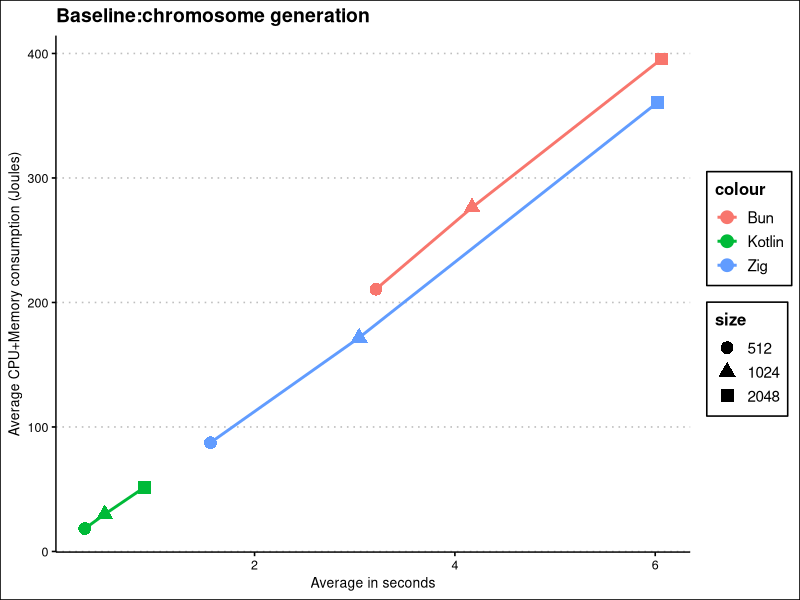
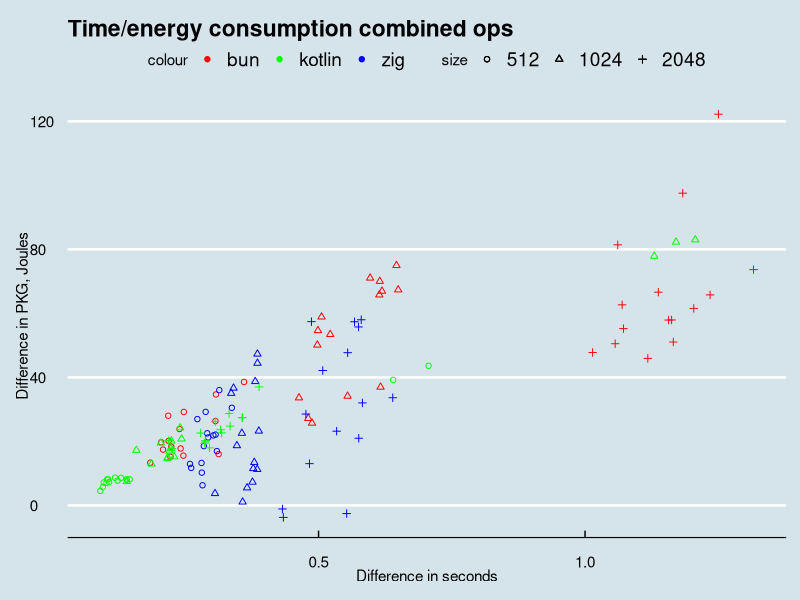
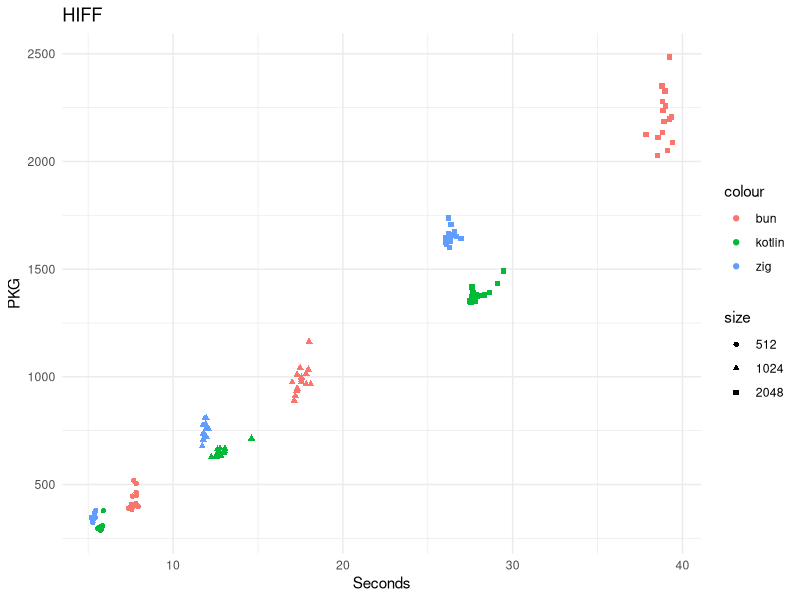
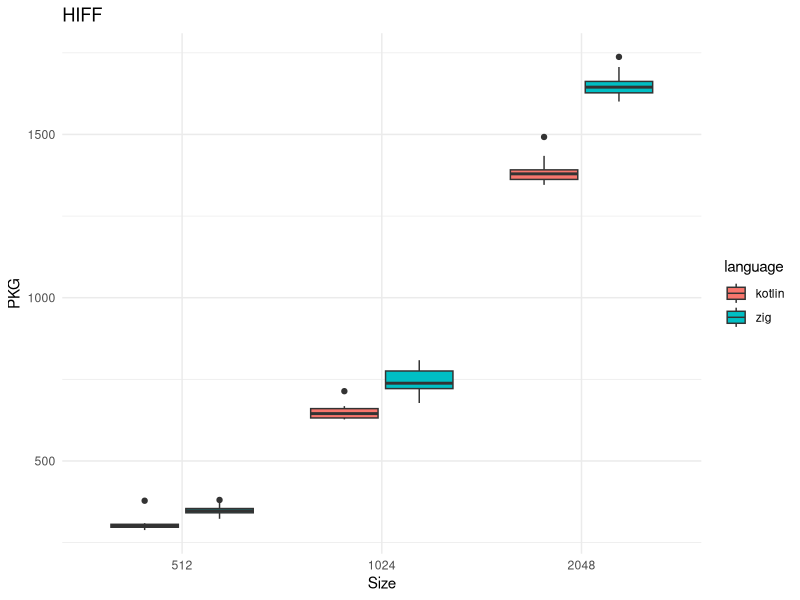
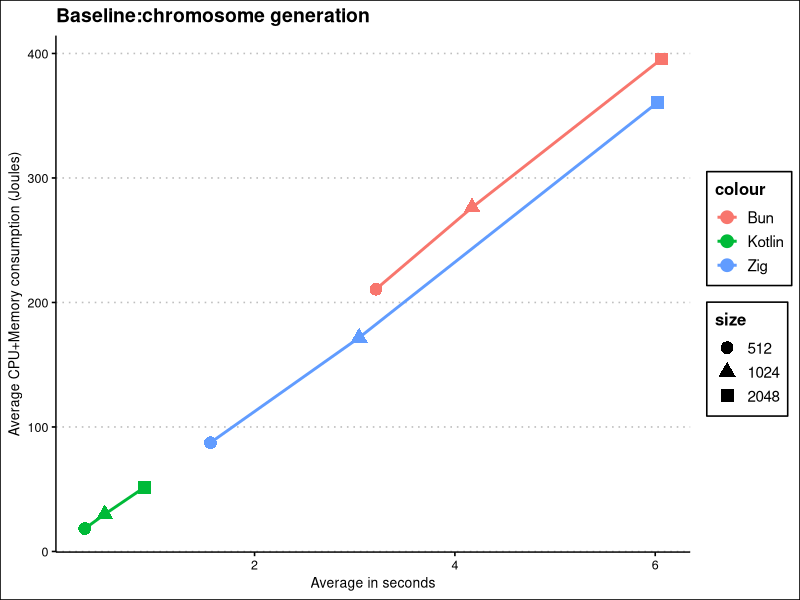
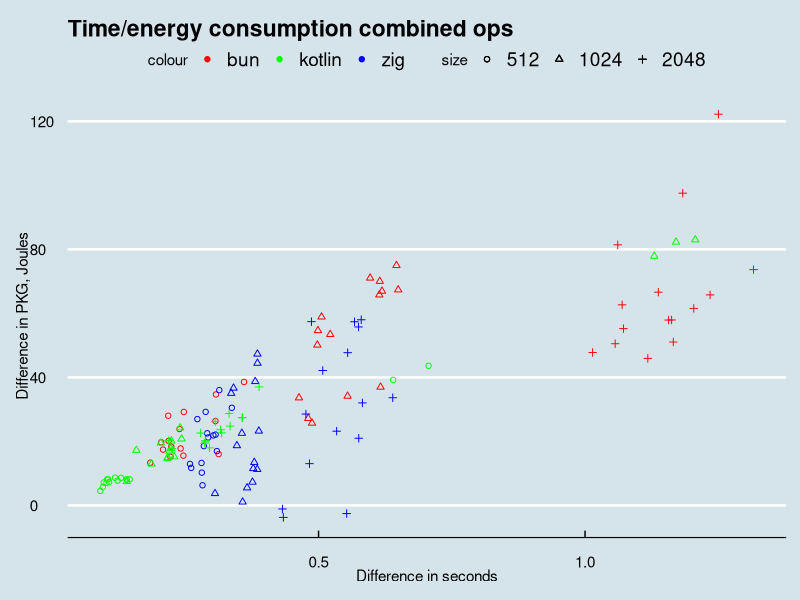
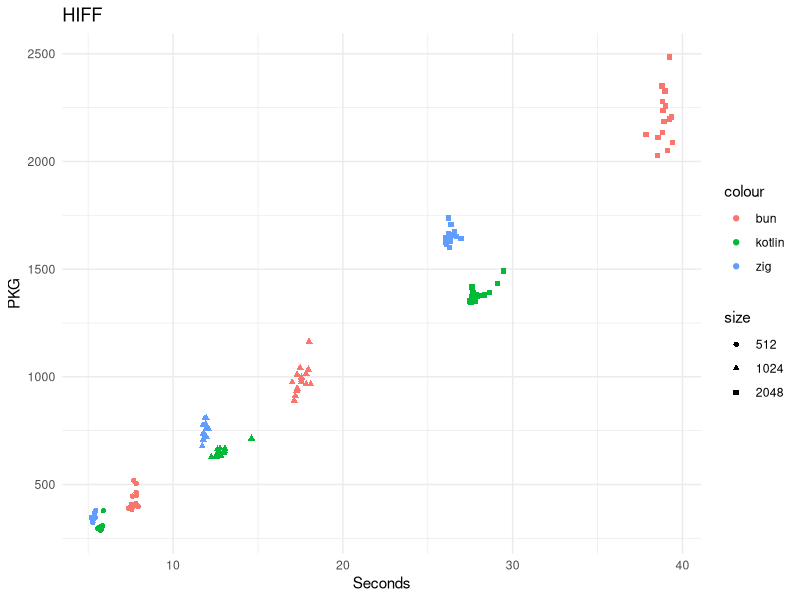
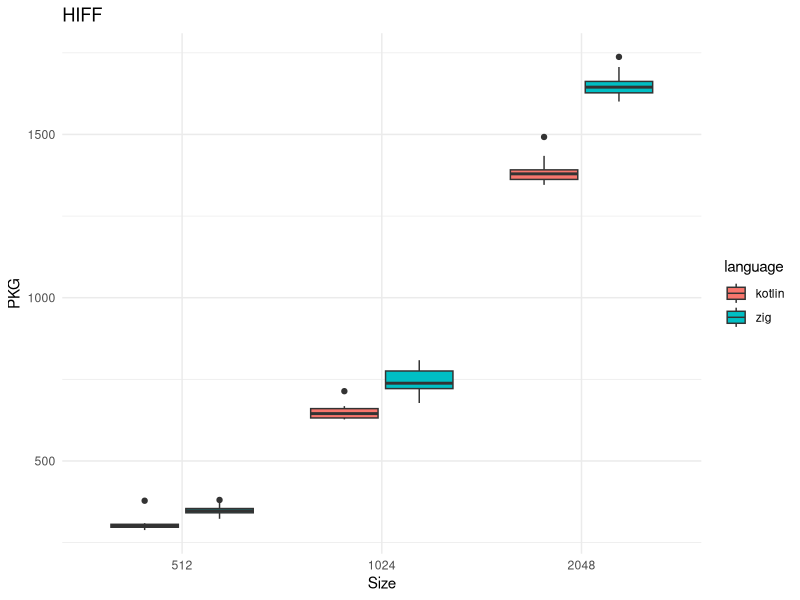

Generate these figures, in order, with R:
## ----lion.setup, echo=F, message=F, fig.pos="h!tb", fig.height=4, fig.cap="Average running time and PKG (CPUs and memory) energy consumption generating 40K chromosomes for the three languages (represented with different colors); dot size is proportional to the logarithm of the chromosome size."----
library(dplyr)
library(ggplot2)
library(ggthemes)
generate.chromosomes.bun <- read.csv("../data/generate-chromosomes-bun-lion-24.csv")
generate.chromosomes.bun  %>% group_by( size ) %>% summarise( mean.pkg = mean( PKG ), mean.seconds = mean( seconds ) ) -> generate.chromosomes.bun.avg

generate.chromosomes.zig <- read.csv("../data/lion-zig-gen-23-Feb-12-03-41.csv")
generate.chromosomes.zig %>% group_by( size ) %>% summarise( mean.pkg = mean( PKG ), mean.seconds = mean( seconds ) ) -> generate.chromosomes.zig.avg

generate.chromosomes.kotlin <- read.csv("../data/generate-chromosomes-kotlin-lion-24.csv")
generate.chromosomes.kotlin %>% group_by( size ) %>% summarise( mean.pkg = mean( PKG ), mean.seconds = mean( seconds ) ) -> generate.chromosomes.kotlin.avg

# Add labels for x and y axes
generate.chromosomes.bun.avg$size <- as.factor(generate.chromosomes.bun.avg$size)
generate.chromosomes.zig.avg$size <- as.factor(generate.chromosomes.zig.avg$size)
generate.chromosomes.kotlin.avg$size <- as.factor(generate.chromosomes.kotlin.avg$size)
ggplot(generate.chromosomes.bun.avg, aes(x=mean.seconds,y=mean.pkg,color="Bun"))+ geom_point(data=generate.chromosomes.bun.avg, aes(x=mean.seconds,y=mean.pkg,color="Bun",shape=size),size=4)+geom_line(linewidth=1)+geom_point(data=generate.chromosomes.zig.avg,aes(x=mean.seconds,y=mean.pkg,color="Zig",shape=size), size=4)+geom_line(data=generate.chromosomes.zig.avg,aes(x=mean.seconds,y=mean.pkg,color="Zig"),linewidth=1)+geom_point(data=generate.chromosomes.kotlin.avg,aes(x=mean.seconds,y=mean.pkg,color="Kotlin",shape=size),size=4)+geom_line(data=generate.chromosomes.kotlin.avg,aes(x=mean.seconds,y=mean.pkg,color="Kotlin"), linewidth=1)+ theme_clean()+scale_fill_manual(values=c("blue", "cyan4","pink"))+xlab("Average in seconds")+ylab("Average CPU+Memory consumption (Joules)")+ ggtitle("Baseline:chromosome generation")
ggsave("../preso/img/fig1-gen-PKG-vs-seconds.png", width=6, height=4.5)

## ----lion.combined.ops, echo=F, message=F, fig.pos="h!tb", fig.height=4, fig.cap="Running time and PKG energy consumption processing 40K chromosomes via crossover, mutation and ONEMAX for the three languages (represented with different colors); dot shape represents the chromosome size."----

combined.ops.bun <- read.csv("../data/lion-bun-22-Feb-13-55-23.csv")
generate.bun.avgs.seconds <- c(rep( generate.chromosomes.bun.avg$mean.seconds[1], 15),
                               rep( generate.chromosomes.bun.avg$mean.seconds[2], 15),
                               rep( generate.chromosomes.bun.avg$mean.seconds[3], 15))
combined.ops.bun$diff.seconds <- combined.ops.bun$seconds - generate.bun.avgs.seconds
generate.bun.avgs.pkg <- c(rep( generate.chromosomes.bun.avg$mean.pkg[1], 15),
                            rep( generate.chromosomes.bun.avg$mean.pkg[2], 15),
                            rep( generate.chromosomes.bun.avg$mean.pkg[3], 15))
combined.ops.bun$diff.PKG <- combined.ops.bun$PKG - generate.bun.avgs.pkg
combined.ops.bun$size <- as.factor(combined.ops.bun$size)

combined.ops.bun  %>% group_by( size ) %>% summarise( mean.pkg = mean( diff.PKG ), sd.pkg = sd(diff.PKG), mean.seconds = mean( diff.seconds ) ) -> combined.ops.bun.avg

combined.ops.zig <- read.csv("../data/lion-zig-ops-24-Feb-20-08-58.csv")
generate.zig.avgs.seconds <- c(rep( generate.chromosomes.zig.avg$mean.seconds[1], 15),
                               rep( generate.chromosomes.zig.avg$mean.seconds[2], 15),
                               rep( generate.chromosomes.zig.avg$mean.seconds[3], 15))
combined.ops.zig$diff.seconds <- combined.ops.zig$seconds - generate.zig.avgs.seconds
generate.zig.avgs.pkg <- c(rep( generate.chromosomes.zig.avg$mean.pkg[1], 15),
                            rep( generate.chromosomes.zig.avg$mean.pkg[2], 15),
                            rep( generate.chromosomes.zig.avg$mean.pkg[3], 15))
combined.ops.zig$diff.PKG <- combined.ops.zig$PKG - generate.zig.avgs.pkg
combined.ops.zig$size <- as.factor(combined.ops.zig$size)
combined.ops.zig %>% group_by( size ) %>% summarise( mean.pkg = mean( diff.PKG ), sd.pkg = sd( diff.PKG), mean.seconds = mean( diff.seconds ) ) -> combined.ops.zig.avg

combined.ops.kotlin <- read.csv("../data/lion-kt-ops-25-Feb-13-34-30.csv")
generate.kotlin.avgs.seconds <- c(rep( generate.chromosomes.kotlin.avg$mean.seconds[1], 15),
                               rep( generate.chromosomes.kotlin.avg$mean.seconds[2], 15),
                               rep( generate.chromosomes.kotlin.avg$mean.seconds[3], 15))
combined.ops.kotlin$diff.seconds <- combined.ops.kotlin$seconds - generate.kotlin.avgs.seconds
generate.kotlin.avgs.pkg <- c(rep( generate.chromosomes.kotlin.avg$mean.pkg[1], 15),
                            rep( generate.chromosomes.kotlin.avg$mean.pkg[2], 15),
                            rep( generate.chromosomes.kotlin.avg$mean.pkg[3], 15))
combined.ops.kotlin$diff.PKG <- combined.ops.kotlin$PKG - generate.kotlin.avgs.pkg
combined.ops.kotlin$size <- as.factor(combined.ops.kotlin$size)

combined.ops.kotlin %>% group_by( size ) %>% summarise( mean.pkg = mean( diff.PKG ), sd.pkg = sd(diff.PKG), mean.seconds = mean( diff.seconds ) ) -> combined.ops.kotlin.avg

ggplot(combined.ops.bun, aes(x=diff.seconds, y=diff.PKG, shape=size, color="bun")) +
  geom_point() +
  geom_point(data=combined.ops.zig, aes(x=diff.seconds, y=diff.PKG, shape=size, color="zig")) +
  geom_point(data=combined.ops.kotlin, aes(x=diff.seconds, y=diff.PKG, shape=size, color="kotlin"))+theme_economist()+xlab("Difference in seconds")+ylab("Difference in PKG, Joules")+ggtitle("Time/energy consumption combined ops")+scale_shape_manual(values=c(1,2,3))+scale_color_manual(values=c("bun"="red","zig"="blue","kotlin"="green"))
ggsave("../preso/img/fig2-ops-PKG-vs-seconds.png", width=6, height=4.5)


## ----lion.combined.ops.joules, echo=F, message=F--------------------------------------
library(kableExtra)

combined.ops.bun.avg$language <- "bun"
combined.ops.zig.avg$language <- "zig"
combined.ops.kotlin.avg$language <- "kotlin"

combined.ops <- rbind(combined.ops.bun.avg, combined.ops.zig.avg, combined.ops.kotlin.avg)
combined.ops$ops.joules <- 40000/ combined.ops$mean.pkg 
combined.ops$sd.ops.joules <- 40000/ combined.ops$sd.pkg
combined.ops %>% select( language, size, mean.pkg, sd.pkg, ops.joules ) %>% kable( digits = 2, col.names = c("Language","Size","PKG average","PKG SD", "Ops/Joule average"), caption = "Average operations per Joule in the combined operations experiment for the three languages." )


## ----lion.hiff, echo=F, message=F, fig.pos="h!tb", fig.height=4, fig.cap="Running time and PKG energy consumption computing the HIFF fitness function for 40K chromosomes for the three languages (represented with different colors); dot shape represents the chromosome size."----

hiff.bun <- read.csv("../data/pinpoint-v3-HIFF-13-Dec-09-06-34.csv")
hiff.bun %>% mutate( delta.pkg = PKG - generate.chromosomes.bun.avg$mean.pkg[ match( size, generate.chromosomes.bun.avg$size ) ], delta.seconds = seconds - generate.chromosomes.bun.avg$mean.seconds[ match( size, generate.chromosomes.bun.avg$size ) ] ) -> hiff.bun.delta
hiff.bun.delta$size <- as.factor(hiff.bun.delta$size)

hiff.zig <- read.csv("../data/lion-zig-hiff-27-Feb-13-04-04.csv")
hiff.zig %>% mutate( delta.pkg = PKG - generate.chromosomes.zig.avg$mean.pkg[ match( size, generate.chromosomes.zig.avg$size ) ], delta.seconds = seconds - generate.chromosomes.zig.avg$mean.seconds[ match( size, generate.chromosomes.zig.avg$size ) ] ) -> hiff.zig.delta
hiff.zig.delta$size <- as.factor(hiff.zig.delta$size)

hiff.kotlin <- read.csv("../data/lion-kt-hiff-27-Feb-09-41-42.csv")
hiff.kotlin %>% mutate( delta.pkg = PKG - generate.chromosomes.kotlin.avg$mean.pkg[ match( size, generate.chromosomes.kotlin.avg$size ) ], delta.seconds = seconds - generate.chromosomes.kotlin.avg$mean.seconds[ match( size, generate.chromosomes.kotlin.avg$size ) ] ) -> hiff.kotlin.delta
hiff.kotlin.delta$size <- as.factor(hiff.kotlin.delta$size)

ggplot(hiff.bun.delta, aes(x=delta.seconds, y=delta.pkg, shape=size,color="bun")) +
  geom_point() + geom_point(data=hiff.zig.delta, aes(x=delta.seconds, y=delta.pkg, shape=size, color="zig")) + geom_point(data=hiff.kotlin.delta, aes(x=delta.seconds, y=delta.pkg, shape=size, color="kotlin")) +
  labs(title="HIFF", x="Seconds", y="PKG") +
  theme_minimal()

ggsave("../preso/img/fig3-HIFF-PKG-vs-seconds.png", width=6, height=4.5)


## ----lion.hiff.boxplot, echo=F, message=F, warning=F, fig.pos="h!tb", fig.height=4, fig.cap="Boxplot of the energy consumption of the HIFF fitness function for 40K chromosomes for Kotlin and {\\protect\\sf zig}"----
kotlin.zig.hiff <- data.frame(
  language = c(rep("kotlin",nrow(hiff.kotlin.delta)), rep("zig",nrow(hiff.zig.delta))),
  delta.pkg = c(hiff.kotlin.delta$delta.pkg, hiff.zig.delta$delta.pkg),
  size=as.factor(c(hiff.kotlin.delta$size, hiff.zig.delta$size)) 
  )
ggplot(kotlin.zig.hiff, aes(x=size, y=delta.pkg, fill=language)) + geom_boxplot() + labs(title="HIFF", x="Size", y="PKG") + theme_minimal()
ggsave("../preso/img/fig4-HIFF-PKG-vs-size.png", width=6, height=4.5)

# wilcox.test(delta.pkg ~ language, data=kotlin.zig.hiff[kotlin.zig.hiff$size=="512",])
# wilcox.test(delta.pkg ~ language, data=kotlin.zig.hiff[kotlin.zig.hiff$size=="1024",])
# wilcox.test(delta.pkg ~ language, data=kotlin.zig.hiff[kotlin.zig.hiff$size=="2048",])


## ----lion.hiff.joules, echo=F, message=F----------------------------------------------
library(kableExtra)
hiff.bun.delta %>% group_by( size ) %>% summarise( mean.pkg = mean( delta.pkg ), sd.pkg = sd( delta.pkg), mean.seconds = mean( delta.seconds ) ) -> hiff.bun.avg
hiff.zig.delta %>% group_by( size ) %>% summarise( mean.pkg = mean( delta.pkg ), sd.pkg = sd( delta.pkg), mean.seconds = mean( delta.seconds ) ) -> hiff.zig.avg
hiff.kotlin.delta %>% group_by( size ) %>% summarise( mean.pkg = mean( delta.pkg ), sd.pkg = sd( delta.pkg), mean.seconds = mean( delta.seconds ) ) -> hiff.kotlin.avg

hiff.bun.avg$language <- "bun"
hiff.zig.avg$language <- "zig"
hiff.kotlin.avg$language <- "kotlin"

hiff <- rbind(hiff.bun.avg, hiff.zig.avg, hiff.kotlin.avg)
hiff$ops.joules <- 40000/ hiff$mean.pkg 
hiff$sd.ops.joules <- 40000/ hiff$sd.pkg
hiff %>% select( language, size, mean.pkg, sd.pkg, ops.joules ) %>% kable( digits = 2, col.names = c("Language","Size","PKG average","PKG SD", "Ops/Joule average"), caption = "Average operations per Joule in the HIFF experiment for the three languages." )
